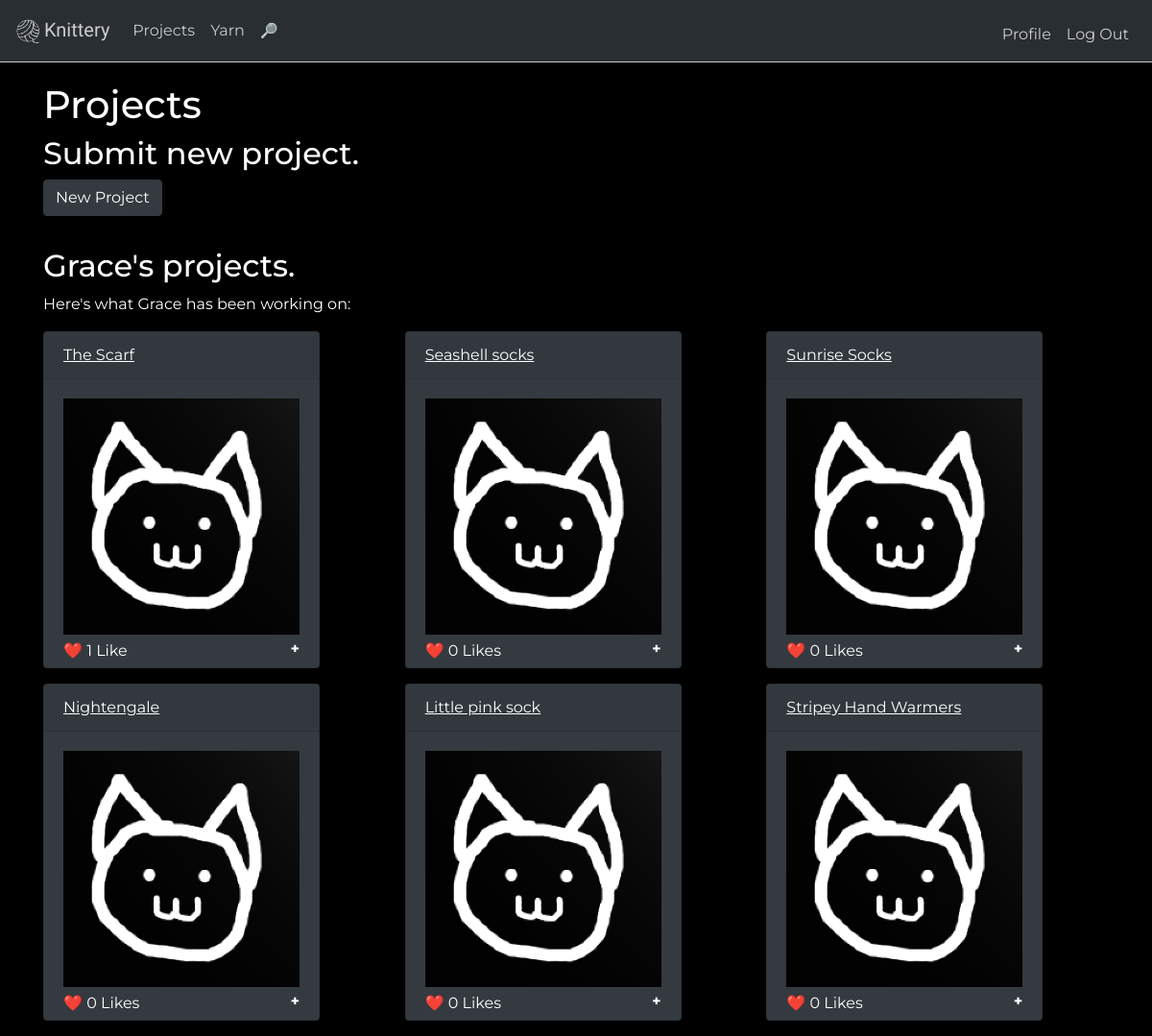
/projects/Grace (signed in), run on the app's committed database.
### tables this page shows
CREATE TABLE "users" (
	"id"	integer NOT NULL,
	"name"	text,
	"about_me"	text,
	"years_knitting"	integer,
	"favorite_color"	text,
	"password"	text,
	"pic"	text NOT NULL DEFAULT '/static/profilepics/default.png',
	"hash"	TEXT,
	PRIMARY KEY("id" AUTOINCREMENT)
);

CREATE TABLE "projects" (
	"id"	integer NOT NULL,
	"user_id"	integer NOT NULL,
	"yarn"	,
	"yardage"	,
	"notes"	,
	"name"	text,
	"image"	TEXT NOT NULL DEFAULT '/static/profilepics/default.png',
	PRIMARY KEY("id" AUTOINCREMENT)
);

### application.py (the view, shortened to what this page needs)
@app.route("/projects/<user>", methods=["GET", "POST"])
def projects(user):
    user_id = getId(user)
    c_userid = session["user_id"]
    if request.method == "GET":
        rows = db.execute("SELECT * FROM projects WHERE user_id = :id", id = user_id)
        for row in rows:
            likes = getLikes(row["id"])
            likesdict = {"likes" : likes}
            row["likes"] = likes
            print(row)
        return render_template("projects.html", rows=rows, user=user)

### application.py (called while the page is built)
def getId(user):
    currentuser = user
    profile = db.execute("SELECT * FROM users WHERE name = :name",
    name=currentuser)
    currentuser_id=profile[0]["id"]
    return currentuser_id

def getLikes(project_id):
    likelookup = db.execute("SELECT * FROM project_likes WHERE project_id=:project_id", project_id=project_id)
    likes=len(likelookup)
    if likes == 1:
        return (str(likes) + " Like")
    return (str(likes) + " Likes")

### templates/projects.html (shortened to what this page needs)
{% extends "layout.html" %}
{% block main %}
<h1>Projects</h1>
  {% if session.user==user %}
<h2>Submit new project.</h2>
  <a class="btn btn-dark" data-toggle="collapse" href="#newProject" role="button" aria-expanded="false" aria-controls="multiCollapseExample1">New Project</a>
    <br>
    <hr></hr>
    {% endif %}
<h2>{{ user }}'s projects.</h2>
<p>Here's what {{ user }} has been working on:</p>
<div class="card-columns">
{% for row in rows %}
<div class="card text-white bg-dark mb-3" style="max-width: 18rem;">
  <div class="card-header"><a href="/projects/{{ user }}/{{ row["name"] }}">{{ row["name"] }}</a></div>
  <div class="card-body">
    <img src="{{ row["image"] }}">
    <span class="likes">❤️ {{ row["likes"] }}</span> <span class="more">+</span>
  </div>
  </div>
{% endfor %}
{% endblock %}

### templates/layout.html (shortened to what this page needs)
<!DOCTYPE html>
<html lang="en">
<head>
	<link href="https://maxcdn.bootstrapcdn.com/bootstrap/4.1.3/css/bootstrap.min.css" rel="stylesheet">
        <link href="/static/styles.css" rel="stylesheet">
</head>
<body>
<nav class="navbar navbar-expand-lg navbar-dark bg-dark">
  <a class="navbar-brand" href="/"><img src="/static/logo.png" width="30" padding="2" class="sitelogo"><span class="knitterylogo">Knittery</span></a>
  <div class="collapse navbar-collapse" id="navbarSupportedContent">
    <ul class="navbar-nav mr-auto">
  {% if session.user %}
      <li class="nav-item">
        <a class="nav-link" href="/projects/{{ session["user"] }}">Projects</a>
      </li>
        <li class="nav-item">
        <a class="nav-link" href="/yarn/{{ session["user"] }}">Yarn</a>
      </li>
        <li class="nav-item">
        <a class="nav-link" href="/search"><span class="icon searchicon">🔎</span></a>
      </li>
    {% endif %}
    </ul>
    <ul class="navbar-nav ml-auto mt-2">
        {% if session.user %}
        <li class="nav-item"><a class="nav-link" href="/profile/{{ session["user"] }}">Profile</a></li>
        <li class="nav-item"><a class="nav-link" href="/logout">Log Out</a></li>
        {% else %}
        <li class="nav-item"><a class="nav-link" href="/register">Register</a></li>
        <li class="nav-item"><a class="nav-link" href="/login">Log In</a></li>
        {% endif %}
    </ul>
  </div>
</nav>
	<main class="container">
		{% block main %}{% endblock %}
	</main>
</body>
</html>

### static/styles.css (style rules this page uses)
.navbar { opacity: 0.8; transition: opacity 1s; border-bottom: 1px solid white; }
.navbar .nav-link { color: white !important; }
body, html { height: 100% }
.knitterylogo { font-family: 'Bungee Shade', cursive; }
body { background-color: black; color: white; font-family: 'Montserrat', sans-serif; }
.card { display:inline-block; }
.card a { color: white; text-decoration: underline; }
.sitelogo { border-radius: 50%; -webkit-transition: -webkit-transform .8s ease-in-out; transition: transform .8s ease-in-out; }
.searchicon { color: transparent; background: #EDFDFB; background-clip: text; -webkit-background-clip: text; font-size: 15px; }
.container { padding-top: 20px; }
.card img { width: 100%; height: 100%; }
.card .likes { float:left; margin-bottom: 5px; margin-top: 5px; }
.card .more { float:right; font-weight: bold; font-size: 30; padding-top: 3px; }

### data on the page
users: name "Grace"
projects: name "The Scarf", image (placeholder picture), likes "1 Like"
projects: name "Nightengale", image (placeholder picture), likes "0 Likes"
projects: name "Seashell socks", image (placeholder picture), likes "0 Likes"
projects: name "Little pink sock", image (placeholder picture), likes "0 Likes"
projects: name "Sunrise Socks", image (placeholder picture), likes "0 Likes"
projects: name "Stripey Hand Warmers", image (placeholder picture), likes "0 Likes"
